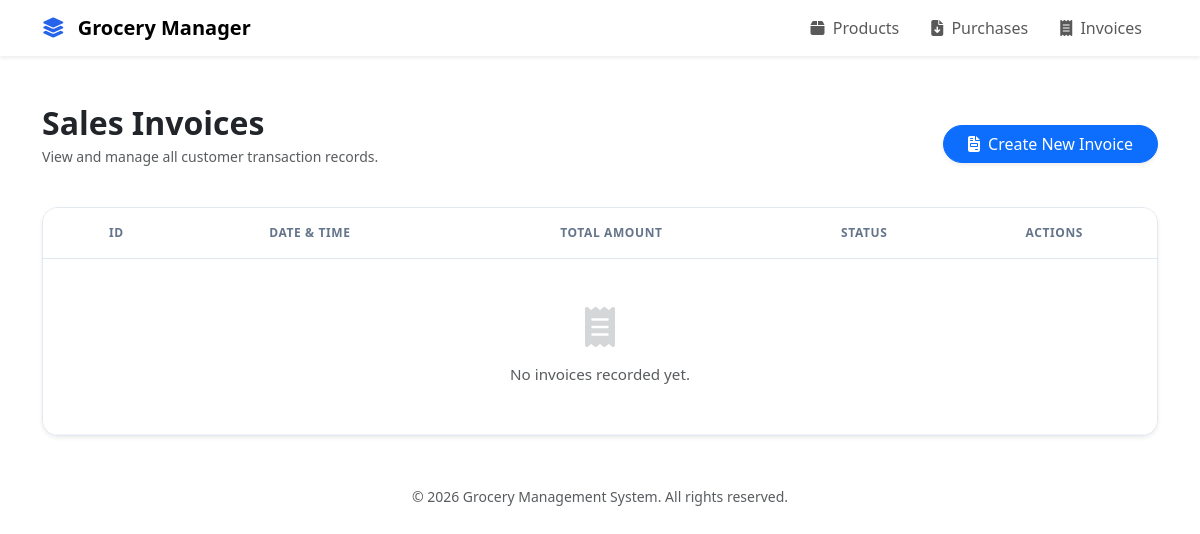
Page /sales/invoices/ on the earlier database version.
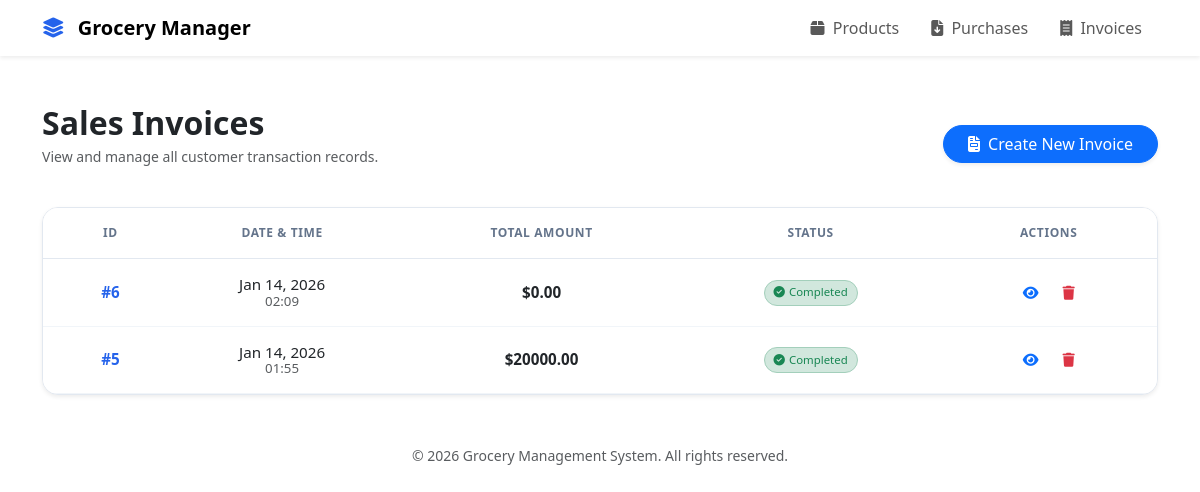
Same page on the later database version.
### sales/models.py (models this page shows, shortened)
class Invoice(models.Model):
    created_at = models.DateTimeField(auto_now_add=True, verbose_name="Sale Date")
    total_amount = models.DecimalField(
        max_digits=14, decimal_places=2, default=0, verbose_name="Total Amount"
    )
    class Meta:
        verbose_name = "Invoice"
        verbose_name_plural = "Invoices"

### sales/views.py (the view)
# urls.py: path("invoices/", views.invoice_list, name="invoice_list"),
def invoice_list(request):
    invoices = Invoice.objects.all().order_by("-created_at")
    return render(request, "sales/invoice_list.html", {"invoices": invoices})

### sales/templates/sales/invoice_list.html (shortened to what this page needs)
{% extends "base.html" %}
{% load static %}
{% block extra_css %}
<link rel="stylesheet" href="{% static 'css/tables.css' %}" />
{% endblock %} {% block content %}
<div class="d-flex justify-content-between align-items-center mb-4">
  <div>
    <h2 class="fw-bold text-dark mb-1">Sales Invoices</h2>
    <p class="text-muted small">
      View and manage all customer transaction records.
    </p>
  </div>
  <a
    href="{% url 'sales:invoice_create' %}"
    class="btn btn-primary rounded-pill px-4 shadow-sm"
  >
    <i class="fa-solid fa-file-invoice me-2"></i>Create New Invoice
  </a>
</div>
<div class="table-responsive shadow-sm rounded-4 bg-white">
  <table class="table table-hover align-middle mb-0">
    <thead class="bg-light">
      <tr>
        <th class="ps-4 text-center">ID</th>
        <th class="text-center">Date & time</th>
        <th class="text-center">Total Amount</th>
        <th class="text-center">Status</th>
        <th class="text-center">Actions</th>
      </tr>
    </thead>
    <tbody>
      {% for invoice in invoices %}
      <tr>
        <td class="ps-4 text-center">
          <span class="fw-bold text-primary">#{{ invoice.pk }}</span>
        </td>
        <td class="text-center">
          <div class="text-dark">{{ invoice.created_at|date:"M d, Y" }}</div>
          <div class="text-muted small">
            {{ invoice.created_at|date:"H:i" }}
          </div>
        </td>
        <td class="text-center fw-bold text-dark">
          ${{ invoice.total_amount }}
        </td>
        <td class="text-center">
          <span
            class="badge bg-success-subtle text-success border border-success-subtle rounded-pill"
          >
            <i class="fa-solid fa-check-circle me-1"></i>Completed
          </span>
        </td>
        <td class="text-center">
          <div class="btn-group">
            <a
              href="{% url 'sales:invoice_update' invoice.pk %}"
              class="btn btn-outline-primary btn-sm border-0 mx-1"
              title="View Details"
            >
              <i class="fa-solid fa-eye"></i>
            </a>
            <a
              href="{% url 'sales:invoice_delete' invoice.pk %}"
              class="btn btn-outline-danger btn-sm border-0 mx-1"
              title="Delete Invoice"
            >
              <i class="fa-solid fa-trash"></i>
            </a>
          </div>
        </td>
      </tr>
      {% empty %}
      <tr>
        <td colspan="5" class="text-center py-5 text-muted">
          <i class="fa-solid fa-receipt d-block mb-3 fs-1 opacity-25"></i>
          No invoices recorded yet.
        </td>
      </tr>
      {% endfor %}
    </tbody>
  </table>
</div>
{% endblock %}

### templates/base.html (shortened to what this page needs)
{% load static %}
<!DOCTYPE html>
<html lang="en">
  <head>
    <link
      href="https://cdn.jsdelivr.net/npm/bootstrap@5.3.3/dist/css/bootstrap.min.css"
      rel="stylesheet"
    />
    <link
      rel="stylesheet"
      href="https://cdnjs.cloudflare.com/ajax/libs/font-awesome/6.5.1/css/all.min.css"
    />
    <link rel="stylesheet" href="{% static 'css/base.css' %}" />
    {% block extra_css %}{% endblock %}
  </head>
  <body>
    <nav class="navbar navbar-expand-lg sticky-top shadow-sm">
      <div class="container">
        <a class="navbar-brand fw-bold" href="/">
          <i class="fa-solid fa-layer-group text-primary me-2"></i>
          Grocery Manager
        </a>
        <div class="collapse navbar-collapse" id="navbarNav">
          <ul class="navbar-nav ms-auto">
            <li class="nav-item">
              <a
                class="nav-link px-3"
                href="{% url 'inventories:product_list' %}"
              >
                <i class="fa-solid fa-box me-1"></i> Products
              </a>
            </li>
            <li class="nav-item">
              <a
                class="nav-link px-3"
                href="{% url 'inventories:purchase_list' %}"
              >
                <i class="fa-solid fa-file-arrow-down me-1"></i> Purchases
              </a>
            </li>
            <li class="nav-item">
              <a class="nav-link px-3" href="{% url 'sales:invoice_list' %}">
                <i class="fa-solid fa-receipt me-1"></i> Invoices
              </a>
            </li>
          </ul>
        </div>
      </div>
    </nav>
    <main class="container py-4">
      <div class="content-wrapper">{% block content %}{% endblock %}</div>
    </main>
    <footer class="footer py-4 mt-auto">
      <div class="container text-center">
        <span class="text-muted small">
          &copy; 2026 Grocery Management System. All rights reserved.
        </span>
      </div>
    </footer>
  </body>
</html>

### static/css/tables.css (style rules this page uses)
.table thead th { font-weight: 600; text-transform: uppercase; font-size: 0.75rem; letter-spacing: 0.05em; color: #64748b; padding-top: 1rem; padding-bottom: 1rem; border-bottom: 1px solid #e2e8f0; }
.table tbody td { padding-top: 1rem; padding-bottom: 1rem; color: #475569; font-size: 0.95rem; border-bottom: 1px solid #f1f5f9; }
.badge { padding: 0.5em 0.8em; font-weight: 500; }
.table-responsive { border: 1px solid #e2e8f0; overflow: hidden; }
.table td div { line-height: 1.2; }
.text-center { text-align: center !important; }
.text-primary { color: #2563eb !important; }
.table tbody tr { transition: all 0.2s ease; }

Differences in the rows shown:
added Invoice: pk "6", created_at "Jan 14, 2026", created_at "02:09", total_amount "0.00"
added Invoice: pk "5", created_at "Jan 14, 2026", created_at "01:55", total_amount "20000.00"
Other differences:
text no longer shown: "No invoices recorded yet."
